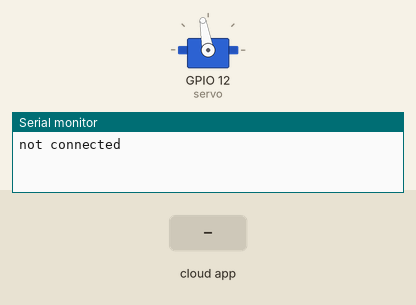
Simulated run of this sketch. Board: ESP8266 (NodeMCU). Shown: servo, the last lines printed to the serial monitor. The test bench sets the inputs (shaded band). WiFi joins after 1.5 s; servers stay silent unless stated.

Above: at 1.6 s.
1.7 s: the phone or cloud app sets LED to ON
At 1.98 s:
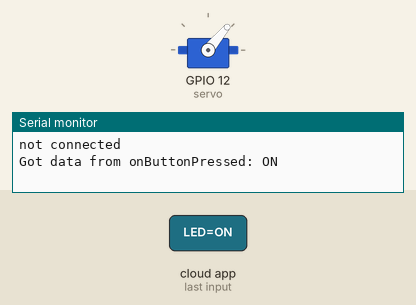
3.7 s: the phone or cloud app sets LED to OFF
At 4.5 s:
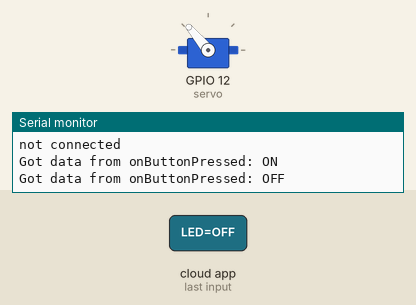
5.4 s: the phone or cloud app sets LED to ON
At 5.91 s:
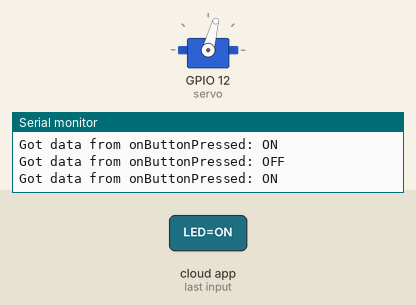
Timing chart, 0 to 8.4 s (numbered marks = the images above; inputs shaded):
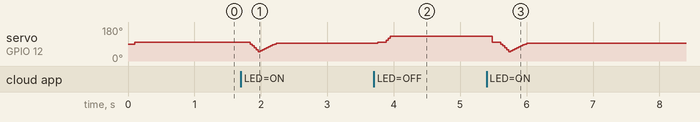

The sketch:

google-home-esp32.ino
```cpp
/*
 * Reply codes: from ESP8266:
 * ! @ # $ % ^ & *
 * ! - temperature, humidity, pressure. Ex: "!22.3;76.4;101.3" Format: "!temp; hum; press"
 * @ - panic, ip other than server has sent something to esp. Ex: "@192.168.1.137" Format: "@IPADDRESS
 */
#include <AdafruitIO_WiFi.h>
#include <ESP8266mDNS.h>
#include <WiFiUdp.h>
#include <Adafruit_Sensor.h>
#include <Adafruit_BME280.h>
#include <Servo.h>

#define IO_USERNAME  "evan_not_devin"
#define IO_KEY       "-"

const char* WIFI_SSID = "Despacito-1";
const char* WIFI_PASS = "kauai2018";

AdafruitIO_WiFi io(IO_USERNAME, IO_KEY, WIFI_SSID, WIFI_PASS);
AdafruitIO_Feed *esp32control = io.feed("LED");

WiFiUDP udp;
Servo servo;

Adafruit_BME280 bme;
const uint8_t bmeAddr = 0x76;

// pi server's IP address
IPAddress piIP(192, 168, 1, 150);
const char* ESPhostname = "esp8266";
const unsigned int UDPPort = 61205;
char* replyBuffer = "XX.Y;ZZ.Q;AAA.B";

// static ip config
IPAddress localIP(192, 168, 1, 162);
IPAddress gateway(192, 168, 1, 1);
IPAddress subnet(255, 255, 255, 0);
IPAddress primaryDNS(1, 1, 1, 1);

int offPos = 140;
int neutralPos = 100;
int onPos = 50;

void setup() {
  Serial.begin(115200);

  // connect to the sensor
  bme.begin(bmeAddr);

  // config static IP
  WiFi.begin(WIFI_SSID, WIFI_PASS);
  WiFi.config(localIP, gateway, subnet, primaryDNS);
  if(WiFi.status() == WL_CONNECTED) {
    Serial.println("Connected");
  }
  else {
    Serial.println("not connected");
  }

  // connect to Adafruit IO
  io.connect();
  esp32control->onMessage(onButtonPressed);

  // start UDP on given port
  udp.begin(UDPPort);

  // start MDNS server
  //MDNS.begin(ESPhostname, localIP);
  //MDNS.addService("http", "tcp", 80);

  servo.attach(12);
  delay(100);
  servo.write(100);
  delay(300);
  digitalWrite(12, LOW);
}

void loop() {
  // stay connected to adafruit.io
  io.run();
  // keep running MDNS server
  //MDNS.update();
  // check for the time, every 20 s send UDP
  checkForTime();
}

void getUdp() {
  char packetBuffer[UDP_TX_PACKET_MAX_SIZE + 1];
  int packetSize = udp.parsePacket();

  if(packetSize) {
    char* ip = (char*)udp.remoteIP().toString().c_str();
    int n = udp.read(packetBuffer, UDP_TX_PACKET_MAX_SIZE);
    packetBuffer[n] = 0;

    if(ip == "192.168.1.150") {

    } else {
      replyBuffer = strcat("@", ip);
      udp.beginPacket(piIP, UDPPort);
      udp.write(replyBuffer);
      udp.endPacket();
    }
  }
}

void checkForTime() {
  static unsigned long pastTime = 0;
  if(millis() - pastTime >= 20000) {
    Serial.println("sending");
    float temp_c = float(round(bme.readTemperature()*10)/10.0);
    float hum_c = float(round(bme.readHumidity()*10)/10.0);
    float press_c = float(round(bme.readPressure()/10)/10.0);

    String buffer = "!" + (String) temp_c;
    buffer += ";" + (String)hum_c;
    buffer += ";" + (String) press_c;
    buffer.toCharArray(replyBuffer, buffer.length());
    Serial.println(buffer);
    Serial.println(replyBuffer);

    udp.beginPacket(piIP, UDPPort);
    udp.write(replyBuffer);
    udp.endPacket();
    pastTime = millis();
  }
}

void onButtonPressed(AdafruitIO_Data *data) {
  String dataVal = data->value();
  Serial.println("Got data from onButtonPressed: " + dataVal);

  if(dataVal == "ON") {
      turnLightsOn();
  }

  else if(dataVal == "OFF") {
    turnLightsOff();
  }

  else if(dataVal == "RESTART") {
    ESP.restart();
  }
}

void turnLightsOn() {
  servo.write(neutralPos);
  delay(100);
  for(int i = neutralPos; i > onPos; i-=10) {
    servo.write(i);
    delay(30);
  }
  for(int i = onPos; i < neutralPos; i+=5) {
    servo.write(i);
    delay(30);
  }
  delay(300);
  digitalWrite(12, LOW);
}

void turnLightsOff() {
  servo.write(neutralPos);
  delay(100);
  for(int i = neutralPos; i < offPos; i+=10) {
    servo.write(i);
    delay(30);
  }
  for(int i = onPos; i > neutralPos; i-=5) {
    servo.write(i);
    delay(30);
  }
  delay(300);
  digitalWrite(12, LOW);
}
```

Measured:
- after the input at 3.7 s, servo on GPIO 12 (servo): 95° → 100° after 0.06 s, → 130° 0.13 s later
